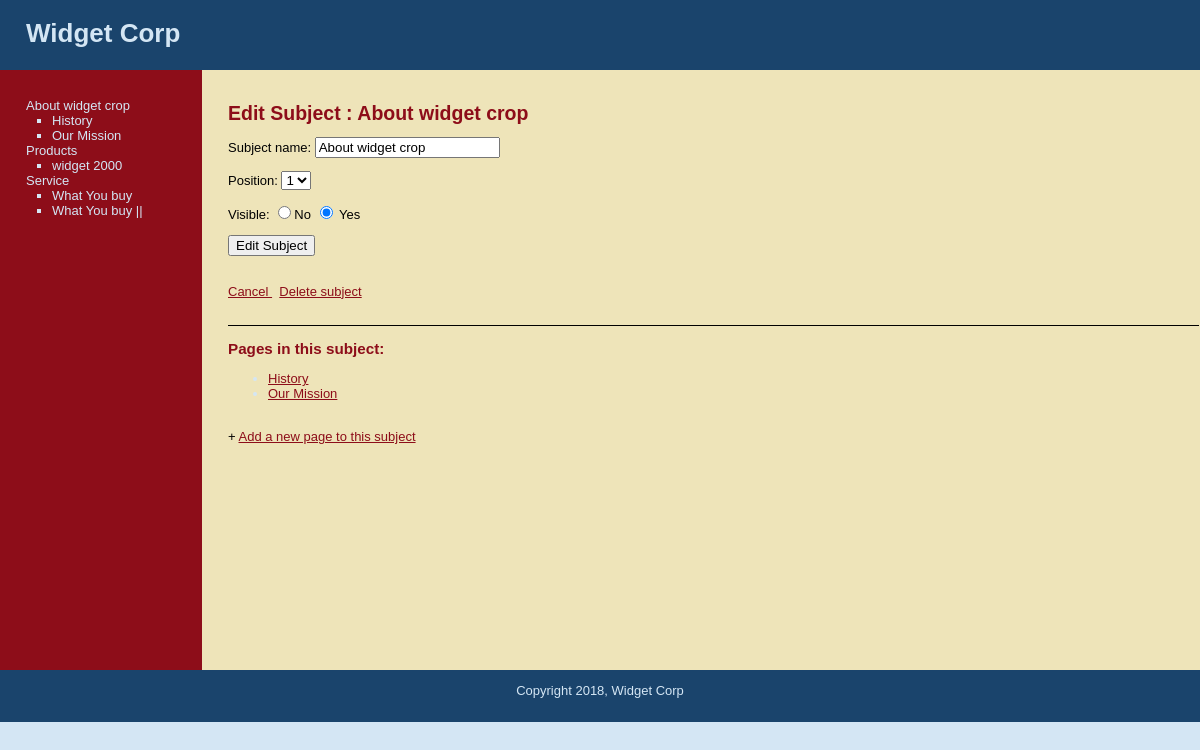
Screenshot of /edit_subject.php?subj=1 (signed in) with the database file from the repository.
### tables this page shows
CREATE TABLE IF NOT EXISTS `subject` (
`id` int(11) NOT NULL,
  `menu_name` varchar(30) NOT NULL,
  `position` int(11) NOT NULL,
  `visible` tinyint(4) NOT NULL
);

CREATE TABLE IF NOT EXISTS `pages` (
`id` int(11) NOT NULL,
  `subject_id` int(11) NOT NULL,
  `menu_name` varchar(30) NOT NULL,
  `position` int(3) NOT NULL,
  `visible` tinyint(1) NOT NULL,
  `content` text NOT NULL
);

### includes/functions.php (called while the page is built, shortened)
<?php
function confirm_query($result_set){
	return $result_set;
 }
function get_all_subjects() {
		global $connection;
		$query = "SELECT *
				FROM subject
				ORDER BY position ASC";
		$subject_set = mysql_query($query, $connection);
		return $subject_set;
	}
	function get_pages_for_subject($subject_id) {
		global $connection;
		$query = "SELECT *
				FROM pages WHERE subject_id =". $subject_id." AND visible = 1 ORDER BY position ASC";
		$page_set = mysql_query($query, $connection);
		return $page_set;
	}
function find_by_sql($sql=""){
	global $connection;
	 $subject_set = mysql_query($sql,$connection);
		return $subject_set;
	}
function find_by_id($id=0){
	global $connection;
	$result_set = mysql_query("SELECT * FROM pages
		                       WHERE subject_id =" . $id ."
		                       ORDER BY position ASC",$connection);
	return confirm_query($result_set);
}
function get_subject_by_id($subject_id){
	global $connection;
	$result_set = mysql_query("SELECT * FROM subject
		                       WHERE id =" . $subject_id ."
		                       LIMIT 1",$connection);
	 if($subject_content = mysql_fetch_array($result_set))
	 {
	 		 return $subject_content;
	 }else{
	 	return NULL;
	 }
}
?>

### edit_subject.php (the view, shortened to what this page needs)
<?php require_once("includes/connection.php"); ?>
<?php require_once("includes/functions.php"); ?>
<?php
	if(isset($_GET['subj'])){
		$sel_subject = get_subject_by_id($_GET['subj']);
	}elseif(isset($_GET['pg'])){
		$sel_page = get_page_by_id($_GET['pg']);
		$sel_subject = Null;
	}else{
		$sel_page= NULL;
		$sel_subject= NULL;
	}
?>
<?php include("includes/header.php"); ?>
			<table id="structure">
				<tr>
					<td id="navigation">
					 <ul class="subjects">
						<?php
						 $subjects = find_by_sql("SELECT * FROM subject
						                          ORDER BY position ASC");
							while($row = mysql_fetch_array($subjects))
							{
								echo "<li>
								<a href=\"edit_subject.php?subj=".urlencode($row['id'])."\">".$row['menu_name']."</a></li>";
								$pages = find_by_id($row['id']);
								echo "<ul class=\"pages\">";
								while($row = mysql_fetch_array($pages))
								{
									echo "<li>
									<a href=\"content.php?pg=".urlencode($row['id'])."\">".$row['menu_name'].
									"</a></li>";
								}
								echo "</ul>";
							}
						?>
					</ul>
					</td>
					<td id="page">
						<h2>Edit Subject : <?php echo $sel_subject['menu_name'];?></h2>
						<form action="edit_subject.php?subj=<?php echo $sel_subject['id']; ?>" method="post">
							<p>Subject name:
								<input type="text" name="menu_name"
								value="<?php echo $sel_subject['menu_name']?>" required/>
							</p>
							<p>Position:
								<select name="position" required>
									<?php
										$subject_all = get_all_subjects();
										$subject_count = mysql_num_rows($subject_all);
										for($i=1;$i<=$subject_count+1;$i++)
										{
											echo "<option value=\"$i\"";
											if($sel_subject['position']==$i){echo "selected";}
											echo ">$i</option>";
										}
									?>
								</select>
							</p>
							<p>Visible:
								<input type="radio" value="0" name="visible"
								 <?php
									if($sel_subject['visible']==0){
										echo "checked";
									}
								?> required/>No
								<input type="radio" value="1" name="visible"
								 <?php
									if($sel_subject['visible']==1){
										echo "checked";
									}
								?> required/> Yes
							</p>
							<input type="submit" name ="submit" value="Edit Subject" />
						</form>
						<a href="content.php"> Cancel </a>&nbsp;
						<a href="delete_subject.php?subj=
						<?php echo urlencode($sel_subject['id']); ?>" onclick="return confirm('Are you sure')";> Delete subject </a>
		<div style="margin-top: 2em; border-top: 1px solid #000000;">
				<h3>Pages in this subject:</h3>
				<ul>
<?php
	$page_for_subject = get_pages_for_subject($sel_subject['id']);
	while($pages_subject=mysql_fetch_array($page_for_subject))
	{
		echo "<li><a href=\"content.php?pg=".$pages_subject['id']."\">".$pages_subject['menu_name'].
		"</a></li>";
	}
?>
				</ul>
				<br />
				+ <a href="new_page.php?subj=<?php echo $sel_subject['id']; ?>">Add a new page to this subject</a>
			</div>
					</td>
			</table>
<?php include("includes/footer.php"); ?>

### stylesheets/public.css (style rules this page uses)
html { height: 100%; width: 100%; }
body { width: 100%; height: 100%; margin: 0px; padding: 0px; border: 0px; font-family: Verdana, Arial, Helvetica, sans-serif; background: #D4E6F4; font-size: 13px; line-height: 15px; }
table, tr, td { border-collapse: collapse; vertical-align: top; font-size: 13px; line-height: 15px; }
a { color: #8D0D19; }
#structure { height: 600px; width: 100%; }
#navigation { width: 150px; padding: 1em 2em; color: #D4E6F4; background: #8D0D19; }
#navigation a { color: #D4E6F4; text-decoration: none; }
ul.subjects { padding-left: 0; list-style: none; }
ul.pages { padding-left: 2em; list-style: square; }
#page { padding-left: 2em; vertical-align: top; background: #EEE4B9; }
#page h2 { color: #8D0D19; margin-top: 1em; }
#page h3 { color: #8D0D19; }
li { color:#D4E6F4; }

### rows the page displays
subject: menu_name "About widget crop", position "1", visible "☑"
pages: menu_name "History"
pages: menu_name "Our Mission"
subject: menu_name "Products"
pages: menu_name "widget 2000"
subject: menu_name "Service"
pages: menu_name "What You buy"
pages: menu_name "What You buy ||"
